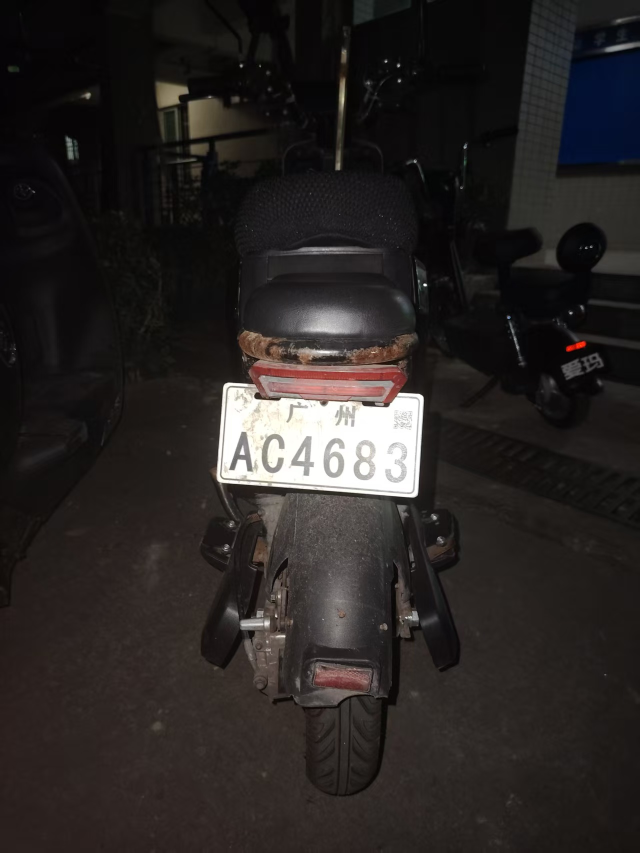
#> input picture car1.jpg, 1279 x 1706 px (shown at 1/2 size)
$ python -i z_preprocess_plate.py   (imports and definitions only)
#> lines starting #> are read from the running program, lines starting #| are printed output that depends on the picture; after the words box and inside, x2 and y2 are one past the last pixel; in counts of white or black regions, pixels touching at a corner belong together
#> further down, picture is the input picture: shape (1706, 1279, 3); mean B, G, R 35.7, 37, 41
# -*- coding: utf-8 -*-
import cv2
import numpy as np

def preprocess_plate(I):
    """
    图像预处理函数，对应MATLAB的preprocess_plate.m
    功能：对输入图像进行灰度化、边缘检测和形态学滤波
    参数：I - 输入图像
    返回：I_final - 形态学滤波后的二值图像，I_gray - 灰度化并增强对比度后的图像
    """
    # 灰度化
    if len(I.shape) == 3:
        I_gray = cv2.cvtColor(I, cv2.COLOR_BGR2GRAY)
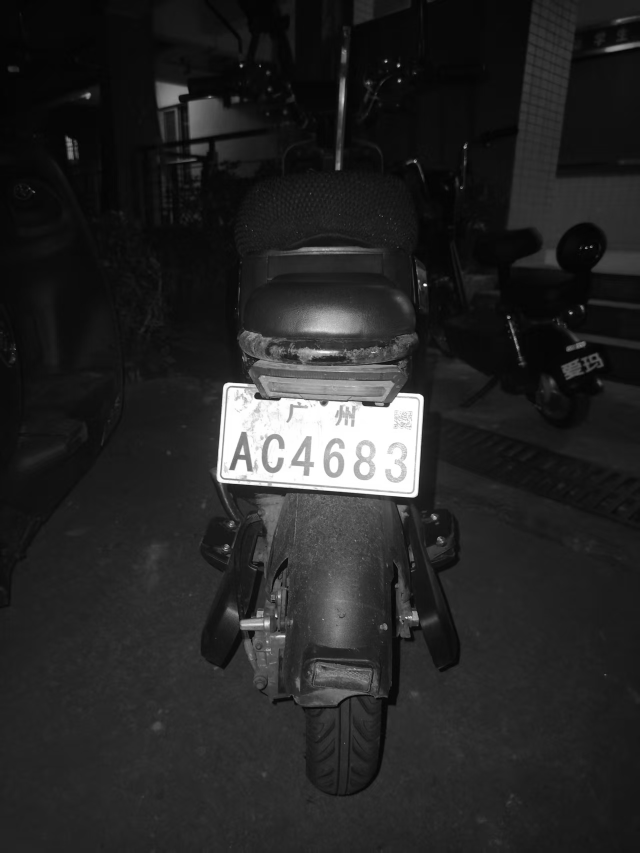
#> I_gray: shape (1706, 1279) (shown at 1/2 size); min 0, max 255, mean 38.1
    else:
        I_gray = I

    # 增强对比度，使黑字符在白车牌上更明显
    # 使用CLAHE自适应直方图均衡化增强对比度
    clahe = cv2.createCLAHE(clipLimit=2.0, tileGridSize=(8,8))
    I_gray = clahe.apply(I_gray)
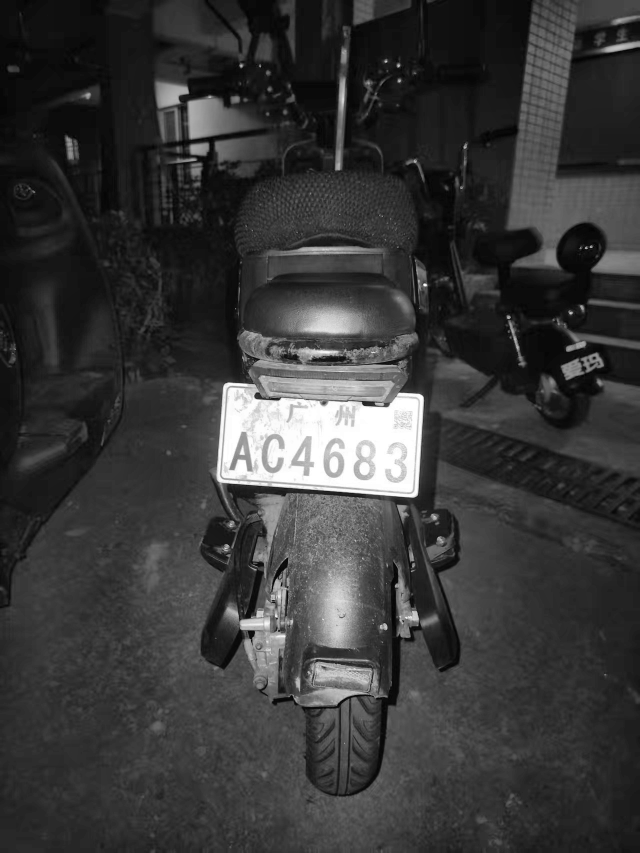
#> I_gray: shape (1706, 1279) (shown at 1/2 size); min 1, max 255, mean 56.4

    # 边缘检测 - 使用Sobel算子，降低阈值增强边缘检测
    I_edge = cv2.Canny(I_gray, 50, 150)  # Sobel边缘检测
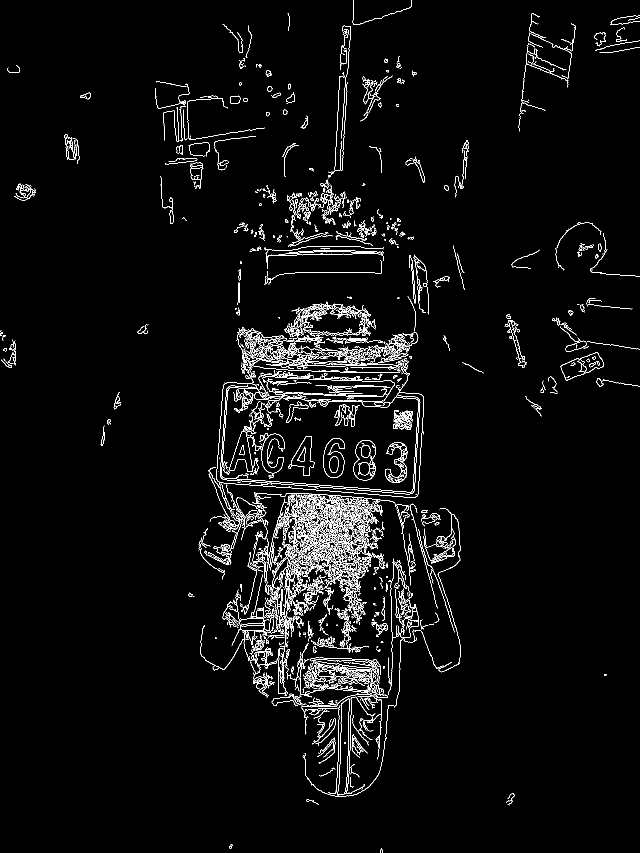
#> I_edge: shape (1706, 1279) (shown at 1/2 size); 3.4% white in thin lines or dots

    # 腐蚀 - 使用更细的结构元素保留字符细节
    se = np.array([[1], [1], [1]], dtype=np.uint8)
    I_erode = cv2.erode(I_edge, se)
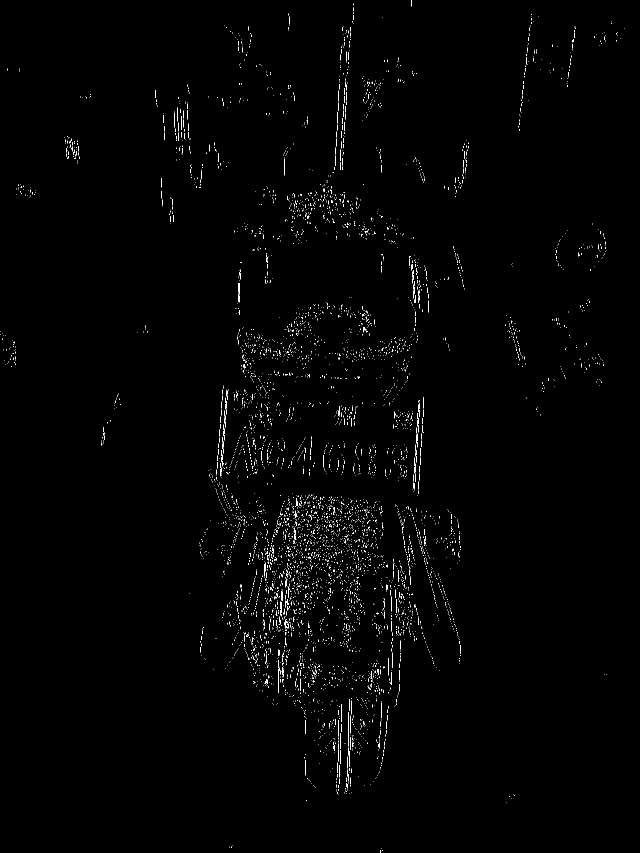
#> I_erode: shape (1706, 1279) (shown at 1/2 size); 0.81% white in thin lines or dots

    # 闭运算（填充）- 调整结构元素大小以适应白色车牌区域
    se = cv2.getStructuringElement(cv2.MORPH_RECT, (20, 30))  # 调整宽高比以适应车牌形状
    I_close = cv2.morphologyEx(I_erode, cv2.MORPH_CLOSE, se)
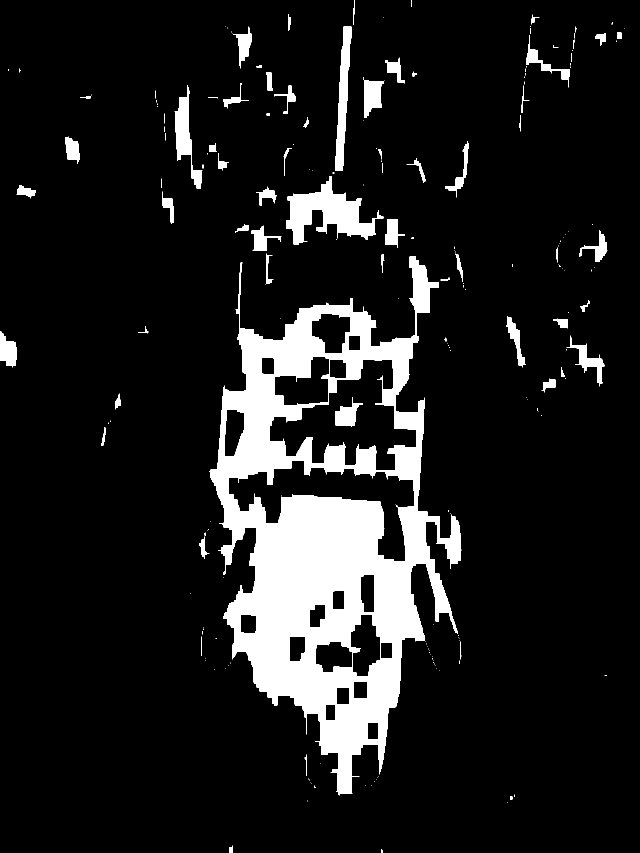
#> I_close: shape (1706, 1279) (shown at 1/2 size); 11.4% white; 212 white regions (146 under 20 px), largest, box (x1, y1, x2, y2) and area: (418, 512, 923, 1591) 204157, (572, 352, 767, 489) 11086, (670, 53, 703, 341) 4636

    # 开运算（去除噪点）- 调整面积阈值以保留车牌区域
    # 使用连通区域分析去除小面积噪点
    num_labels, labels, stats, centroids = cv2.connectedComponentsWithStats(I_close, connectivity=8)
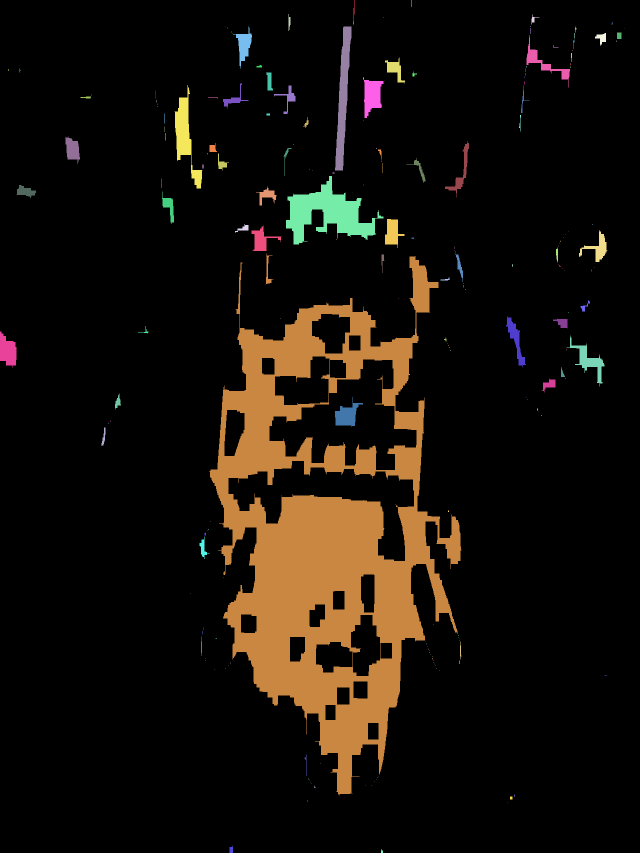
#> labels: shape (1706, 1279) int32 (shown at 1/2 size); 213 distinct labels, from 0 to 212; one colour per label, 0 black
#> num_labels = 213; stats = 213 rows, first 6: [0, 0, 1279, 1706, 1932606], [706, 0, 3, 49, 68], [823, 0, 1, 14, 14], [577, 28, 4, 34, 95], [1063, 29, 16, 20, 82], [766, 35, 1, 1, 1]; centroids = 213 pairs, first value 15.16 to 1249, second value 6.5 to 1702.5
    I_final = np.zeros_like(I_close)

    for i in range(1, num_labels):
        if stats[i, cv2.CC_STAT_AREA] > 1500:
            I_final[labels == i] = 255
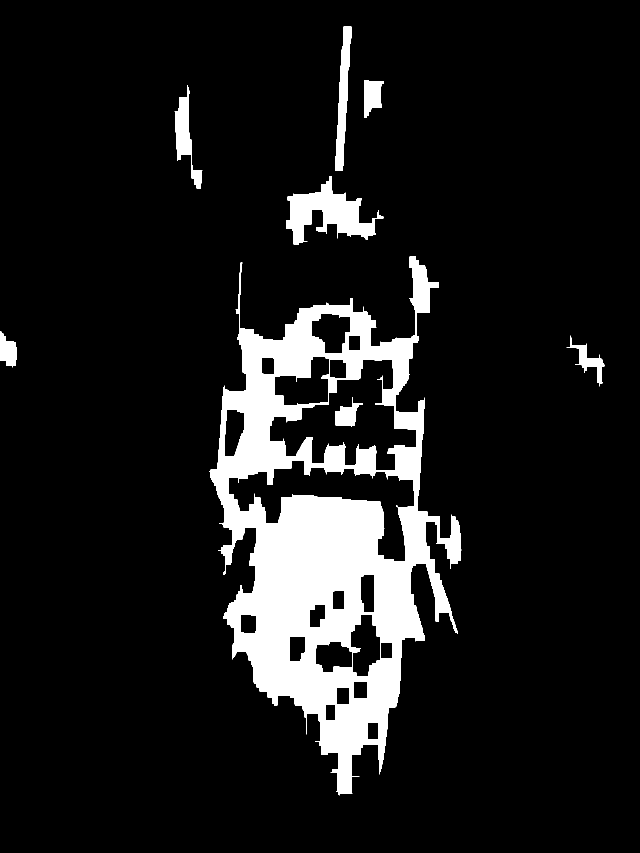
#> I_final: shape (1706, 1279) (shown at 1/2 size); 10.6% white; 8 white regions, largest, box (x1, y1, x2, y2) and area: (418, 512, 923, 1591) 204157, (572, 352, 767, 489) 11086, (670, 53, 703, 341) 4636

    return I_final, I_gray

>>> import cv2
>>> picture = cv2.imread('car1.jpg')
>>> result = preprocess_plate(picture)

$ run again, on car2.jpg
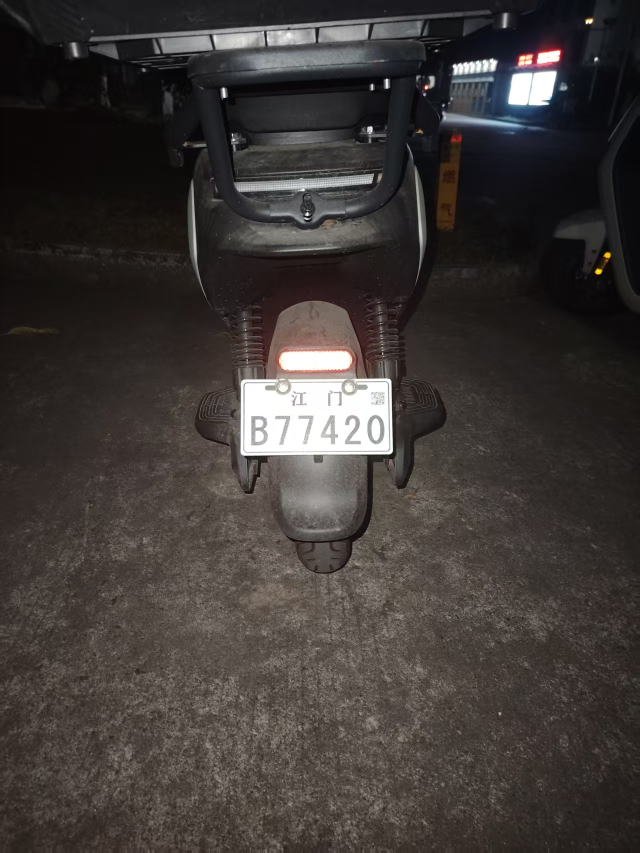
#> input picture car2.jpg, 1279 x 1706 px (shown at 1/2 size)
#> picture is the input picture: shape (1706, 1279, 3); mean B, G, R 55, 57.5, 63
#> I_edge: shape (1706, 1279); 16.9% white in thin lines or dots
#> I_erode: shape (1706, 1279); 2.9% white in thin lines or dots
#> I_close: shape (1706, 1279); 48.7% white; 218 white regions (160 under 20 px), largest, box (x1, y1, x2, y2) and area: (0, 577, 1279, 1706) 979962, (452, 235, 866, 603) 37107, (245, 261, 457, 591) 11220
#> in preprocess_plate, `num_labels, labels, stats, centroids = cv2.connectedComponentsWithStat..`:
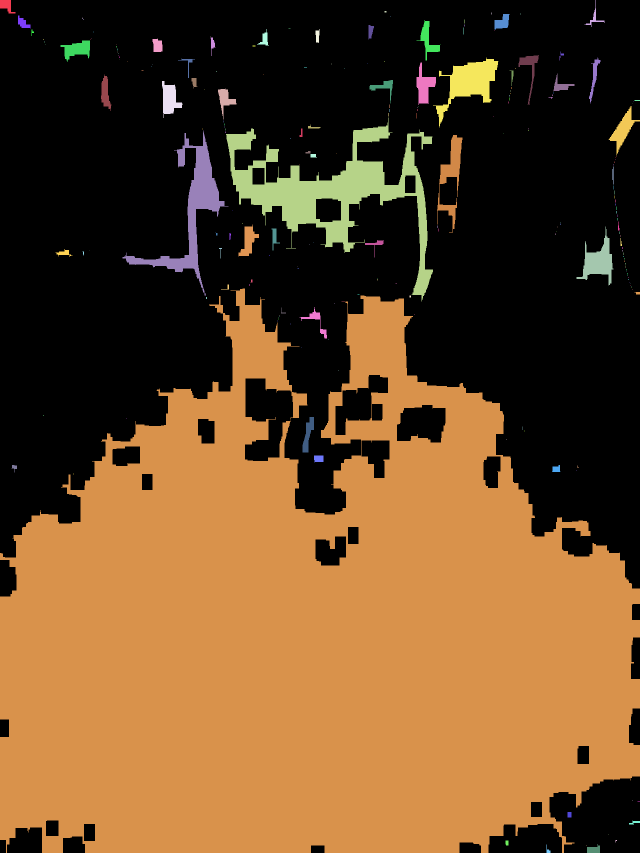
#> labels: shape (1706, 1279) int32 (shown at 1/2 size); 219 distinct labels, from 0 to 218; one colour per label, 0 black
#> num_labels = 219; stats = 219 rows, first 6: [0, 0, 1279, 1706, 1119961], [0, 0, 31, 27, 463], [1169, 0, 40, 54, 268], [769, 22, 4, 3, 12], [983, 25, 1, 4, 4], [1041, 27, 1, 2, 2]; centroids = 219 pairs, first value 12.45 to 1276.5, second value 10.75 to 1700.8
#> after the loop in preprocess_plate, `for i in range(1, num_labels):`:
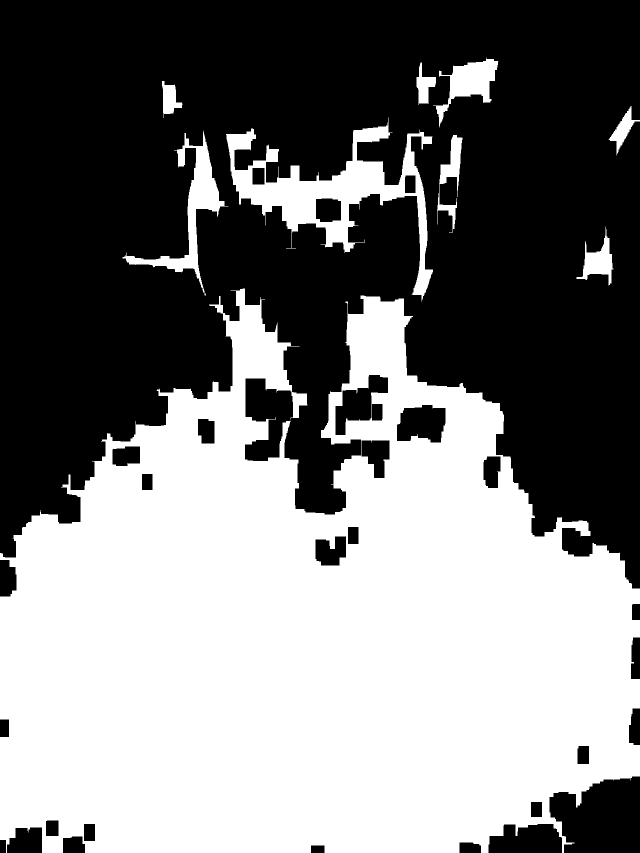
#> I_final: shape (1706, 1279) (shown at 1/2 size); 47.9% white; 9 white regions, largest, box (x1, y1, x2, y2) and area: (0, 577, 1279, 1706) 979962, (452, 235, 866, 603) 37107, (245, 261, 457, 591) 11220
